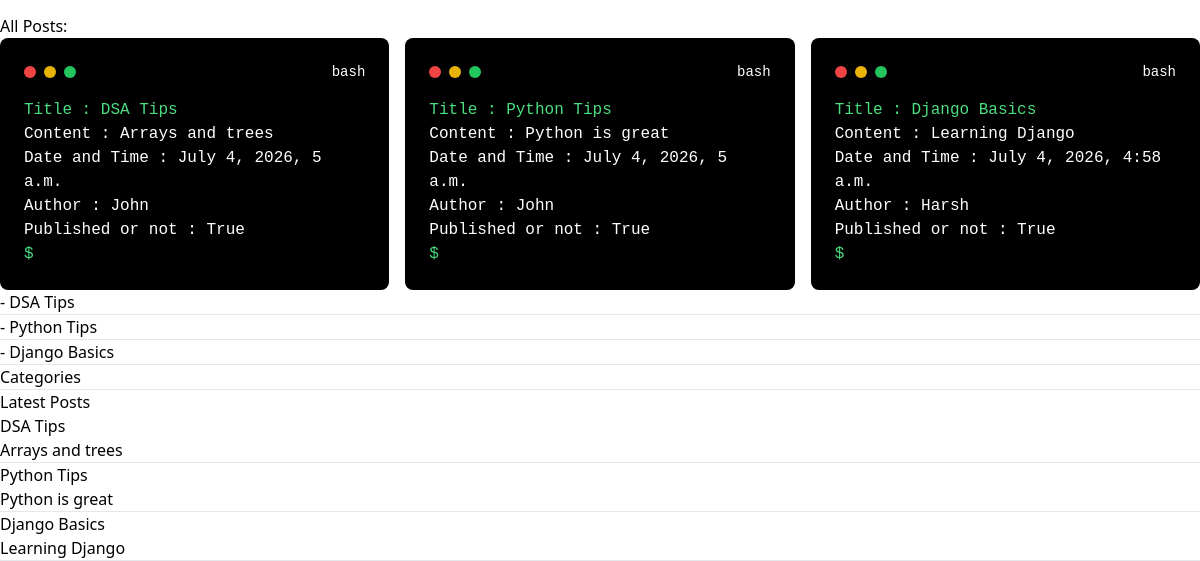
The app's page / (lower part), older data.
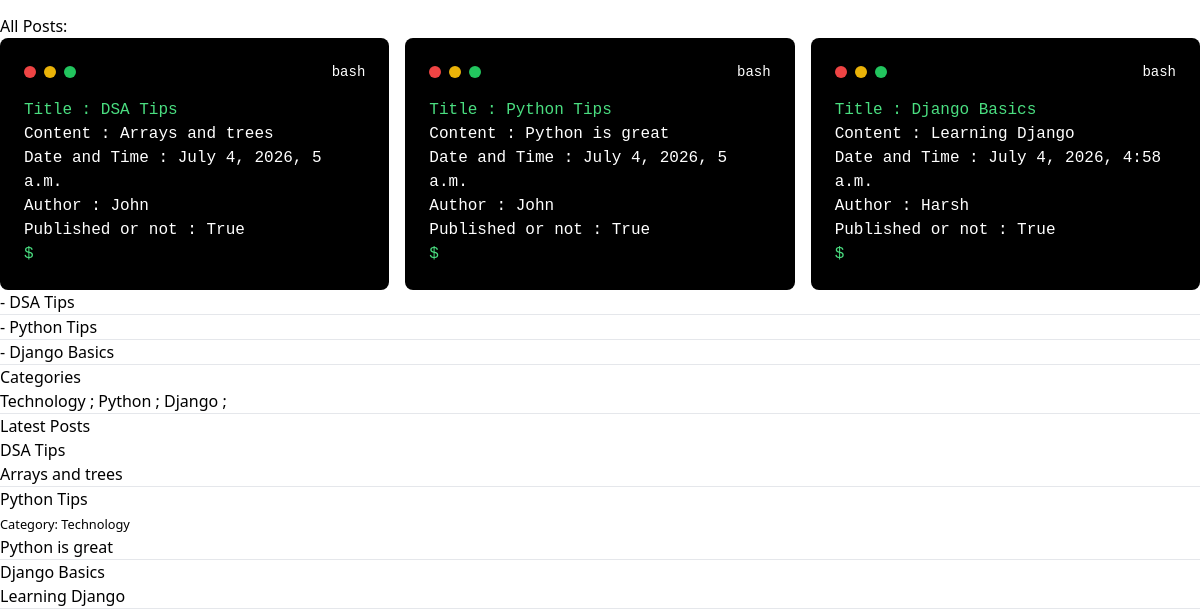
The same page, newer data.
### core/models.py (models this page shows, shortened)
class Post(models.Model):
    title = models.CharField(max_length=200)
    content = models.TextField()
    created_at = models.DateTimeField(auto_now_add=True)
    author = models.CharField(max_length=200, default='Unknown')
    is_published = models.BooleanField(default=False)
    category = models.ForeignKey(
        Category,
        on_delete = models.SET_NULL,
        null = True,
        blank = True
    )

class Category(models.Model):
    name = models.CharField(max_length=100)
    description = models.TextField(blank=True)
    class Meta:
        verbose_name_plural = "Categories"

### core/views.py (the view)
# urls.py: path("", views.home, name='home'),
def home(request):
    posts = Post.objects.filter(
        is_published=True
    ).order_by('-created_at')
    categories = Category.objects.all()
    context = {
        'posts': posts,
        'categories': categories
    }
    return render(request, 'core/home.html', context)

### core/templates/core/home.html (shortened to what this page needs)
{% load static %}
<!DOCTYPE html>
<html lang="en">
<head>
    <script src="https://cdn.tailwindcss.com"></script>
</head>
<body>
   <div class="grid grid-cols-1 md:grid-cols-3 gap-4">
    </div>
    <h1>All Posts: </h1>
    <div class="grid grid-cols-1 md:grid-cols-3 gap-4">
         {% for post in posts %}
            <aside class="bg-black text-white p-6 rounded-lg w-full max-w-lg font-mono">
            <div class="flex justify-between items-center">
                <div class="flex space-x-2 text-red-500">
                <div class="w-3 h-3 rounded-full bg-red-500"></div>
                <div class="w-3 h-3 rounded-full bg-yellow-500"></div>
                <div class="w-3 h-3 rounded-full bg-green-500"></div>
                </div>
                <p class="text-sm">bash</p>
            </div>
            <div class="mt-4">
                <p class="text-green-400">Title : {{ post.title }}</p>
                <p class="text-white">Content : {{ post.content }} </p>
                <p class="text-white">Date and Time : {{ post.created_at }}</p>
                <p class="text-white">Author : {{ post.author }}</p>
                <p class="text-white">Published or not : {{ post.is_published }}</p>
                <p class="text-green-400">$</p>
            </div>
            </aside>
        {% empty %}
            <p>No posts yet.</p>
        {% endfor %}
    </div>
    {% for post in posts %}
        <div>
            <h2>
                - <a href="{% url 'post_detail' post.id %}">{{ post.title }}</a>
            </h2>
        </div>
        <hr>
    {% endfor %}
    <h2>Categories</h2>
    {% for category in categories %}
        <a href="{% url 'category_posts' category.id %}">
            {{ category.name }}
        </a>;
    {% endfor %}
    <hr>
    <h2>Latest Posts</h2>
    {% for post in posts %}
        <div>
            <h3>
                <a href="{% url 'post_detail' post.id %}">
                    {{ post.title }}
                </a>
            </h3>
            {% if post.category %}
                <small>Category: {{ post.category.name }}</small>
            {% endif %}
            <p>{{ post.content }}</p>
        </div>
        <hr>
    {% empty %}
        <p>No posts yet.</p>
    {% endfor %}
</body>
</html>

Row changes from the older to the newer data that the page shows:
changed Post "Python Tips": category_id empty → 1 (drawn); category.name (not shown) → "Technology"
added Category: name "Technology"
added Category: name "Python"
added Category: name "Django"
